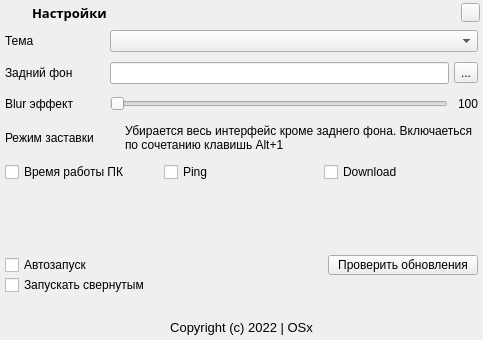
<?xml version="1.0" encoding="UTF-8"?>
<ui version="4.0">
 <class>SettingsWidget</class>
 <widget class="QFrame" name="SettingsWidget">
  <property name="geometry">
   <rect>
    <x>0</x>
    <y>0</y>
    <width>480</width>
    <height>340</height>
   </rect>
  </property>
  <layout class="QVBoxLayout" name="_2">
   <property name="spacing">
    <number>0</number>
   </property>
   <property name="leftMargin">
    <number>0</number>
   </property>
   <property name="topMargin">
    <number>0</number>
   </property>
   <property name="rightMargin">
    <number>0</number>
   </property>
   <property name="bottomMargin">
    <number>0</number>
   </property>
   <item>
    <widget class="QFrame" name="f_title">
     <property name="minimumSize">
      <size>
       <width>0</width>
       <height>25</height>
      </size>
     </property>
     <property name="maximumSize">
      <size>
       <width>16777215</width>
       <height>25</height>
      </size>
     </property>
     <layout class="QHBoxLayout" name="_3">
      <property name="spacing">
       <number>10</number>
      </property>
      <property name="leftMargin">
       <number>3</number>
      </property>
      <property name="topMargin">
       <number>3</number>
      </property>
      <property name="rightMargin">
       <number>3</number>
      </property>
      <property name="bottomMargin">
       <number>3</number>
      </property>
      <item>
       <widget class="QLabel" name="l_icon_title">
        <property name="minimumSize">
         <size>
          <width>19</width>
          <height>19</height>
         </size>
        </property>
        <property name="maximumSize">
         <size>
          <width>19</width>
          <height>19</height>
         </size>
        </property>
        <property name="pixmap">
         <pixmap>:/img/img_3.png</pixmap>
        </property>
        <property name="scaledContents">
         <bool>true</bool>
        </property>
       </widget>
      </item>
      <item>
       <widget class="QLabel" name="l_title">
        <property name="font">
         <font>
          <family>Biennale Black</family>
          <pointsize>10</pointsize>
          <weight>75</weight>
          <bold>true</bold>
         </font>
        </property>
        <property name="text">
         <string>Настройки</string>
        </property>
       </widget>
      </item>
      <item>
       <widget class="QPushButton" name="btn_hide">
        <property name="maximumSize">
         <size>
          <width>19</width>
          <height>16777215</height>
         </size>
        </property>
        <property name="icon">
         <iconset>
          <normaloff>:/img/img_9.png</normaloff>:/img/img_9.png</iconset>
        </property>
        <property name="iconSize">
         <size>
          <width>20</width>
          <height>20</height>
         </size>
        </property>
       </widget>
      </item>
     </layout>
    </widget>
   </item>
   <item>
    <layout class="QHBoxLayout" name="hL">
     <property name="spacing">
      <number>5</number>
     </property>
     <property name="leftMargin">
      <number>5</number>
     </property>
     <property name="topMargin">
      <number>5</number>
     </property>
     <property name="rightMargin">
      <number>5</number>
     </property>
     <property name="bottomMargin">
      <number>5</number>
     </property>
     <item>
      <widget class="QLabel" name="l_name">
       <property name="minimumSize">
        <size>
         <width>100</width>
         <height>20</height>
        </size>
       </property>
       <property name="maximumSize">
        <size>
         <width>100</width>
         <height>20</height>
        </size>
       </property>
       <property name="text">
        <string>Тема</string>
       </property>
      </widget>
     </item>
     <item>
      <widget class="QComboBox" name="cB"/>
     </item>
    </layout>
   </item>
   <item>
    <layout class="QHBoxLayout" name="hL_2">
     <property name="spacing">
      <number>5</number>
     </property>
     <property name="leftMargin">
      <number>5</number>
     </property>
     <property name="topMargin">
      <number>5</number>
     </property>
     <property name="rightMargin">
      <number>5</number>
     </property>
     <property name="bottomMargin">
      <number>5</number>
     </property>
     <item>
      <widget class="QLabel" name="l_name_1">
       <property name="minimumSize">
        <size>
         <width>100</width>
         <height>20</height>
        </size>
       </property>
       <property name="maximumSize">
        <size>
         <width>100</width>
         <height>20</height>
        </size>
       </property>
       <property name="text">
        <string>Задний фон</string>
       </property>
      </widget>
     </item>
     <item>
      <widget class="QLineEdit" name="lE"/>
     </item>
     <item>
      <widget class="QToolButton" name="tB">
       <property name="text">
        <string>...</string>
       </property>
      </widget>
     </item>
    </layout>
   </item>
   <item>
    <layout class="QHBoxLayout" name="hL_3">
     <property name="spacing">
      <number>5</number>
     </property>
     <property name="leftMargin">
      <number>5</number>
     </property>
     <property name="topMargin">
      <number>5</number>
     </property>
     <property name="rightMargin">
      <number>5</number>
     </property>
     <property name="bottomMargin">
      <number>5</number>
     </property>
     <item>
      <widget class="QLabel" name="l_name_2">
       <property name="minimumSize">
        <size>
         <width>100</width>
         <height>20</height>
        </size>
       </property>
       <property name="maximumSize">
        <size>
         <width>100</width>
         <height>20</height>
        </size>
       </property>
       <property name="text">
        <string>Blur эффект</string>
       </property>
      </widget>
     </item>
     <item>
      <layout class="QHBoxLayout" name="hL_4">
       <property name="spacing">
        <number>10</number>
       </property>
       <item>
        <widget class="QSlider" name="hS">
         <property name="maximum">
          <number>100</number>
         </property>
         <property name="orientation">
          <enum>Qt::Horizontal</enum>
         </property>
        </widget>
       </item>
       <item>
        <widget class="QLabel" name="l_num_2">
         <property name="minimumSize">
          <size>
           <width>20</width>
           <height>0</height>
          </size>
         </property>
         <property name="maximumSize">
          <size>
           <width>20</width>
           <height>16777215</height>
          </size>
         </property>
         <property name="text">
          <string>100</string>
         </property>
         <property name="alignment">
          <set>Qt::AlignCenter</set>
         </property>
        </widget>
       </item>
      </layout>
     </item>
    </layout>
   </item>
   <item>
    <layout class="QHBoxLayout" name="hL_5">
     <property name="spacing">
      <number>20</number>
     </property>
     <property name="leftMargin">
      <number>5</number>
     </property>
     <property name="topMargin">
      <number>5</number>
     </property>
     <property name="rightMargin">
      <number>5</number>
     </property>
     <property name="bottomMargin">
      <number>5</number>
     </property>
     <item>
      <widget class="QLabel" name="l_name_3">
       <property name="minimumSize">
        <size>
         <width>100</width>
         <height>20</height>
        </size>
       </property>
       <property name="maximumSize">
        <size>
         <width>100</width>
         <height>20</height>
        </size>
       </property>
       <property name="text">
        <string>Режим заставки</string>
       </property>
      </widget>
     </item>
     <item>
      <widget class="QLabel" name="l_name_4">
       <property name="text">
        <string>Убирается весь интерфейс кроме заднего фона. Включаеться по сочетанию клавишь Alt+1</string>
       </property>
       <property name="wordWrap">
        <bool>true</bool>
       </property>
      </widget>
     </item>
    </layout>
   </item>
   <item>
    <layout class="QHBoxLayout" name="hL_6">
     <property name="spacing">
      <number>5</number>
     </property>
     <property name="leftMargin">
      <number>5</number>
     </property>
     <property name="topMargin">
      <number>5</number>
     </property>
     <property name="rightMargin">
      <number>5</number>
     </property>
     <property name="bottomMargin">
      <number>5</number>
     </property>
     <item>
      <widget class="QCheckBox" name="cBox_2">
       <property name="minimumSize">
        <size>
         <width>0</width>
         <height>20</height>
        </size>
       </property>
       <property name="maximumSize">
        <size>
         <width>16777215</width>
         <height>20</height>
        </size>
       </property>
       <property name="text">
        <string>Время работы ПК</string>
       </property>
      </widget>
     </item>
     <item>
      <widget class="QCheckBox" name="cBox_3">
       <property name="minimumSize">
        <size>
         <width>0</width>
         <height>20</height>
        </size>
       </property>
       <property name="maximumSize">
        <size>
         <width>16777215</width>
         <height>20</height>
        </size>
       </property>
       <property name="text">
        <string>Ping</string>
       </property>
      </widget>
     </item>
     <item>
      <widget class="QCheckBox" name="cBox_4">
       <property name="minimumSize">
        <size>
         <width>0</width>
         <height>20</height>
        </size>
       </property>
       <property name="maximumSize">
        <size>
         <width>16777215</width>
         <height>20</height>
        </size>
       </property>
       <property name="text">
        <string>Download</string>
       </property>
      </widget>
     </item>
    </layout>
   </item>
   <item>
    <spacer name="vS">
     <property name="orientation">
      <enum>Qt::Vertical</enum>
     </property>
     <property name="sizeHint" stdset="0">
      <size>
       <width>20</width>
       <height>40</height>
      </size>
     </property>
    </spacer>
   </item>
   <item>
    <layout class="QFormLayout" name="formLayout">
     <property name="horizontalSpacing">
      <number>235</number>
     </property>
     <property name="verticalSpacing">
      <number>0</number>
     </property>
     <property name="leftMargin">
      <number>5</number>
     </property>
     <property name="topMargin">
      <number>5</number>
     </property>
     <property name="rightMargin">
      <number>5</number>
     </property>
     <property name="bottomMargin">
      <number>5</number>
     </property>
     <item row="0" column="0">
      <widget class="QCheckBox" name="cBox">
       <property name="styleSheet">
        <string notr="true"/>
       </property>
       <property name="text">
        <string>Автозапуск</string>
       </property>
      </widget>
     </item>
     <item row="0" column="1">
      <widget class="QPushButton" name="btn_check_upd">
       <property name="minimumSize">
        <size>
         <width>150</width>
         <height>20</height>
        </size>
       </property>
       <property name="maximumSize">
        <size>
         <width>75</width>
         <height>20</height>
        </size>
       </property>
       <property name="text">
        <string>Проверить обновления</string>
       </property>
      </widget>
     </item>
     <item row="1" column="0" colspan="2">
      <widget class="QCheckBox" name="cBox_1">
       <property name="text">
        <string>Запускать свернутым</string>
       </property>
      </widget>
     </item>
    </layout>
   </item>
   <item>
    <layout class="QVBoxLayout" name="vL">
     <property name="spacing">
      <number>5</number>
     </property>
     <property name="bottomMargin">
      <number>5</number>
     </property>
     <item>
      <widget class="QLabel" name="l">
       <property name="maximumSize">
        <size>
         <width>16777215</width>
         <height>20</height>
        </size>
       </property>
       <property name="font">
        <font>
         <pointsize>10</pointsize>
        </font>
       </property>
       <property name="text">
        <string/>
       </property>
       <property name="alignment">
        <set>Qt::AlignCenter</set>
       </property>
      </widget>
     </item>
     <item>
      <widget class="QLabel" name="l_1">
       <property name="maximumSize">
        <size>
         <width>16777215</width>
         <height>20</height>
        </size>
       </property>
       <property name="font">
        <font>
         <pointsize>10</pointsize>
        </font>
       </property>
       <property name="text">
        <string>Copyright (c) 2022 | OSx</string>
       </property>
       <property name="alignment">
        <set>Qt::AlignCenter</set>
       </property>
      </widget>
     </item>
    </layout>
   </item>
  </layout>
 </widget>
 <resources/>
 <connections>
  <connection>
   <sender>btn_hide</sender>
   <signal>clicked()</signal>
   <receiver>SettingsWidget</receiver>
   <slot>hide()</slot>
   <hints>
    <hint type="sourcelabel">
     <x>478</x>
     <y>9</y>
    </hint>
    <hint type="destinationlabel">
     <x>208</x>
     <y>0</y>
    </hint>
   </hints>
  </connection>
  <connection>
   <sender>hS</sender>
   <signal>valueChanged(int)</signal>
   <receiver>l_num_2</receiver>
   <slot>setNum(int)</slot>
   <hints>
    <hint type="sourcelabel">
     <x>399</x>
     <y>128</y>
    </hint>
    <hint type="destinationlabel">
     <x>460</x>
     <y>117</y>
    </hint>
   </hints>
  </connection>
 </connections>
</ui>
